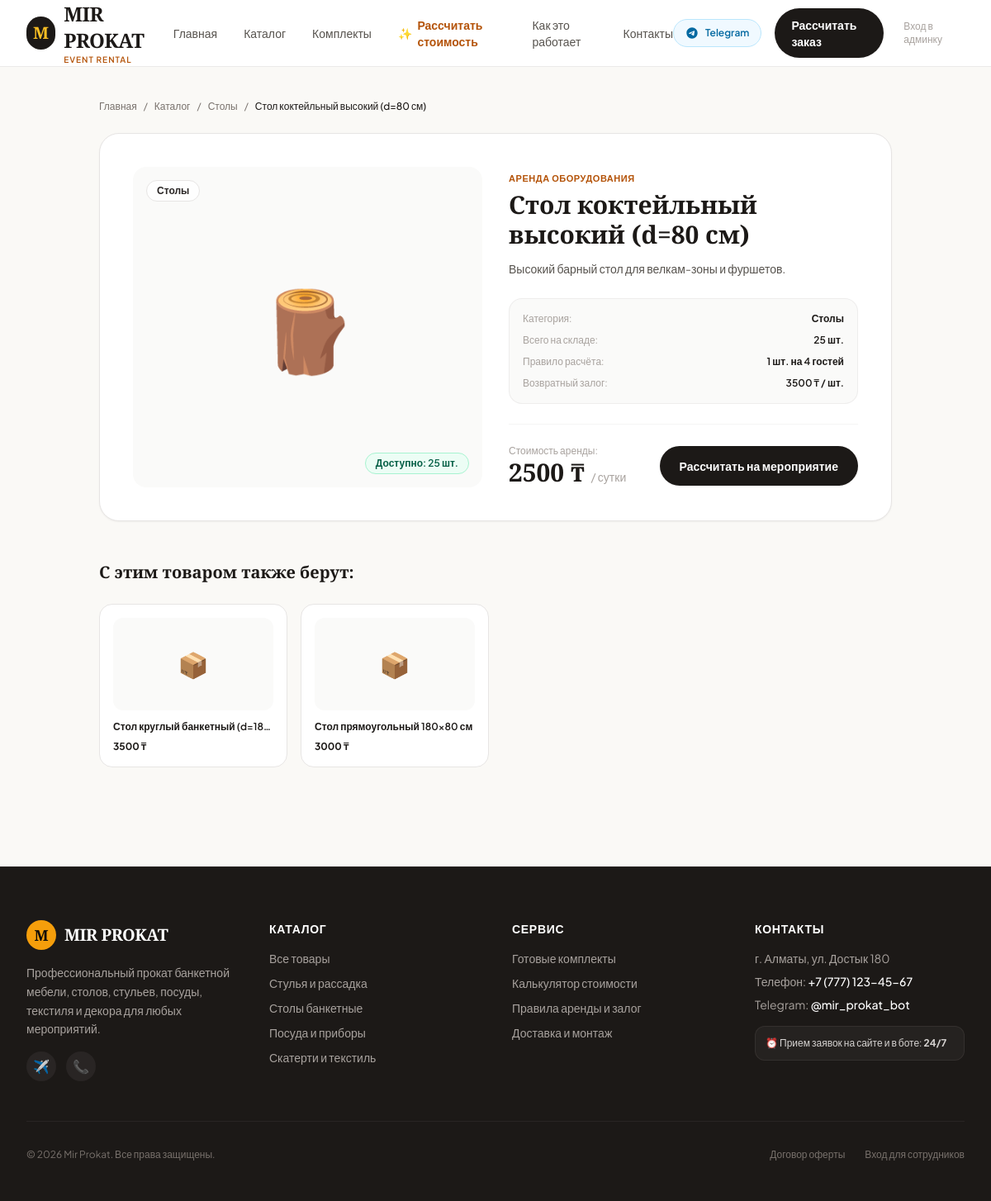
/product/stol-kokteylny-vysoky/, run on the app's committed database.
### apps/catalog/models.py (models this page shows, shortened)
class Product(models.Model):
    category = models.ForeignKey(
        Category, on_delete=models.CASCADE,
        related_name='products', verbose_name=_('Категория')
    )
    name = models.CharField(_('Название'), max_length=200)
    slug = models.SlugField(_('URL'), unique=True)
    description = models.TextField(_('Описание'), blank=True)
    image = models.ImageField(_('Фото'), upload_to='products/', blank=True, null=True)
    total_quantity = models.PositiveIntegerField(_('Всего на складе'), default=0)
    in_repair = models.PositiveIntegerField(_('На ремонте'), default=0)
    min_stock = models.PositiveIntegerField(_('Минимальный остаток'), default=5)
    rental_price = models.DecimalField(_('Цена аренды (₸)'), max_digits=10, decimal_places=2, default=0)
    deposit = models.DecimalField(_('Залог (₸)'), max_digits=10, decimal_places=2, default=0)
    guests_per_unit = models.PositiveIntegerField(
        _('Гостей на единицу'),
        default=1,
        help_text='Например: 10 — значит 1 единица на 10 гостей (для столов). 1 — одна единица на гостя.'
    )
    is_active = models.BooleanField(_('Активен'), default=True)
    created_at = models.DateTimeField(auto_now_add=True)
    updated_at = models.DateTimeField(auto_now=True)
    class Meta:
        verbose_name = _('Товар')
        verbose_name_plural = _('Товары')
        ordering = ['category', 'name']
    @property
    def available_quantity(self):
        return max(0, self.total_quantity - self.in_repair)

class Category(models.Model):
    name = models.CharField(_('Название'), max_length=100)
    slug = models.SlugField(_('URL'), unique=True)
    icon = models.CharField(_('Иконка (emoji)'), max_length=10, default='📦')
    description = models.TextField(_('Описание'), blank=True)
    image = models.ImageField(_('Изображение'), upload_to='categories/', blank=True, null=True)
    order = models.PositiveIntegerField(_('Порядок'), default=0)
    is_active = models.BooleanField(_('Активна'), default=True)
    created_at = models.DateTimeField(auto_now_add=True)
    class Meta:
        verbose_name = _('Категория')
        verbose_name_plural = _('Категории')
        ordering = ['order', 'name']

### apps/catalog/views.py (the view)
# urls.py: path('product/<slug:slug>/', views.product_detail_view, name='product_detail'),
def product_detail_view(request, slug):
    product = get_object_or_404(Product, slug=slug, is_active=True)
    related_products = Product.objects.filter(
        category=product.category, is_active=True
    ).exclude(id=product.id)[:4]
    context = {
        'product': product,
        'related_products': related_products,
    }
    return render(request, 'site/product_detail.html', context)

### apps/catalog/context_processors.py (called while the page is built)
def categories_processor(request):
    return {
        'all_categories': Category.objects.filter(is_active=True).order_by('order', 'name')
    }

### templates/site/product_detail.html (shortened to what this page needs)
{% extends 'base.html' %}
{% block content %}
<div class="max-w-5xl mx-auto px-4 sm:px-6 lg:px-8 py-10">
    <div class="mb-6 text-xs text-stone-500 flex items-center gap-2">
        <a href="{% url 'catalog:home' %}" class="hover:text-amber-700">Главная</a>
        <span>/</span>
        <a href="{% url 'catalog:catalog' %}" class="hover:text-amber-700">Каталог</a>
        <span>/</span>
        <a href="{% url 'catalog:category_products' product.category.slug %}" class="hover:text-amber-700">{{ product.category.name }}</a>
        <span>/</span>
        <span class="text-stone-900 font-medium">{{ product.name }}</span>
    </div>
    <div class="bg-white rounded-3xl border border-stone-200 overflow-hidden shadow-sm grid grid-cols-1 md:grid-cols-2 gap-8 p-6 sm:p-10 mb-12">
        <div class="bg-stone-50 rounded-2xl flex items-center justify-center p-12 relative min-h-[320px]">
            <span class="text-8xl">
                {% if 'стул' in product.name|lower %}🪑
                {% elif 'стол' in product.name|lower %}🪵
                {% elif 'тарелка' in product.name|lower %}🍽
                {% elif 'бокал' in product.name|lower %}🥂
                {% elif 'стакан' in product.name|lower %}🥛
                {% elif 'вилка' in product.name|lower or 'нож' in product.name|lower %}🍴
                {% elif 'скатерть' in product.name|lower %}🧵
                {% elif 'арка' in product.name|lower %}🌸
                {% else %}📦{% endif %}
            </span>
            <div class="absolute top-4 left-4 bg-white/90 text-stone-800 text-xs font-bold px-3 py-1 rounded-full border border-stone-200">
                {{ product.category.name }}
            </div>
            <div class="absolute bottom-4 right-4 bg-emerald-50 text-emerald-800 text-xs font-semibold px-3 py-1 rounded-full border border-emerald-200">
                Доступно: {{ product.available_quantity }} шт.
            </div>
        </div>
        <div class="flex flex-col justify-between">
            <div>
                <span class="text-[11px] font-bold uppercase tracking-wider text-amber-700">Аренда оборудования</span>
                <h1 class="font-serif text-2xl sm:text-3xl font-bold text-stone-900 mt-1 mb-3">
                    {{ product.name }}
                </h1>
                <p class="text-stone-600 text-sm leading-relaxed mb-6">
                    {{ product.description|default:"Профессиональный инвентарь для банкетов и свадебных торжеств. Подается чистым, проверенным и готовым к расстановке." }}
                </p>
                <div class="bg-stone-50 rounded-2xl p-4 space-y-2.5 text-xs text-stone-700 mb-6 border border-stone-200/60">
                    <div class="flex justify-between">
                        <span class="text-stone-400">Категория:</span>
                        <span class="font-semibold text-stone-900">{{ product.category.name }}</span>
                    </div>
                    <div class="flex justify-between">
                        <span class="text-stone-400">Всего на складе:</span>
                        <span class="font-semibold text-stone-900">{{ product.total_quantity }} шт.</span>
                    </div>
                    <div class="flex justify-between">
                        <span class="text-stone-400">Правило расчёта:</span>
                        <span class="font-semibold text-stone-900">
                            {% if product.guests_per_unit == 1 %}1 шт. на 1 гостя
                            {% else %}1 шт. на {{ product.guests_per_unit }} гостей{% endif %}
                        </span>
                    </div>
                    <div class="flex justify-between">
                        <span class="text-stone-400">Возвратный залог:</span>
                        <span class="font-semibold text-stone-900">{{ product.deposit|floatformat:0 }} ₸ / шт.</span>
                    </div>
                </div>
            </div>
            <div class="pt-6 border-t border-stone-100 flex flex-col sm:flex-row items-start sm:items-center justify-between gap-4">
                <div>
                    <span class="text-xs text-stone-400 block">Стоимость аренды:</span>
                    <div class="text-3xl font-serif font-bold text-stone-900">
                        {{ product.rental_price|floatformat:0 }} ₸ <span class="text-sm font-sans font-normal text-stone-400">/ сутки</span>
                    </div>
                </div>
                <a href="{% url 'catalog:calculator' %}" class="w-full sm:w-auto px-6 py-3.5 rounded-full bg-stone-900 text-white font-semibold text-sm hover:bg-amber-600 transition text-center shadow-sm">
                    Рассчитать на мероприятие
                </a>
            </div>
        </div>
    </div>
    {% if related_products %}
    <div>
        <h3 class="font-serif text-xl font-bold text-stone-900 mb-6">С этим товаром также берут:</h3>
        <div class="grid grid-cols-2 sm:grid-cols-4 gap-4">
            {% for rel in related_products %}
            <a href="{% url 'catalog:product_detail' rel.slug %}" class="bg-white p-4 rounded-2xl border border-stone-200 hover:shadow-md transition flex flex-col justify-between group">
                <div class="h-28 bg-stone-50 rounded-xl flex items-center justify-center text-3xl mb-3">
                    📦
                </div>
                <h4 class="font-semibold text-xs text-stone-900 group-hover:text-amber-700 transition line-clamp-1">{{ rel.name }}</h4>
                <div class="text-xs font-bold text-stone-900 mt-2">{{ rel.rental_price|floatformat:0 }} ₸</div>
            </a>
            {% endfor %}
        </div>
    </div>
    {% endif %}
</div>
{% endblock %}

### data on the page
Product: category.name "Столы", name "Стол коктейльный высокий (d=80 см)", available_quantity "25", description "Высокий барный стол для велкам-зоны и фуршетов.", total_quantity "25", guests_per_unit "4", deposit "3500", rental_price "2500"
Product: name "Стол круглый банкетный…", rental_price "3500"
Product: name "Стол прямоугольный 180×80 см", rental_price "3000"
